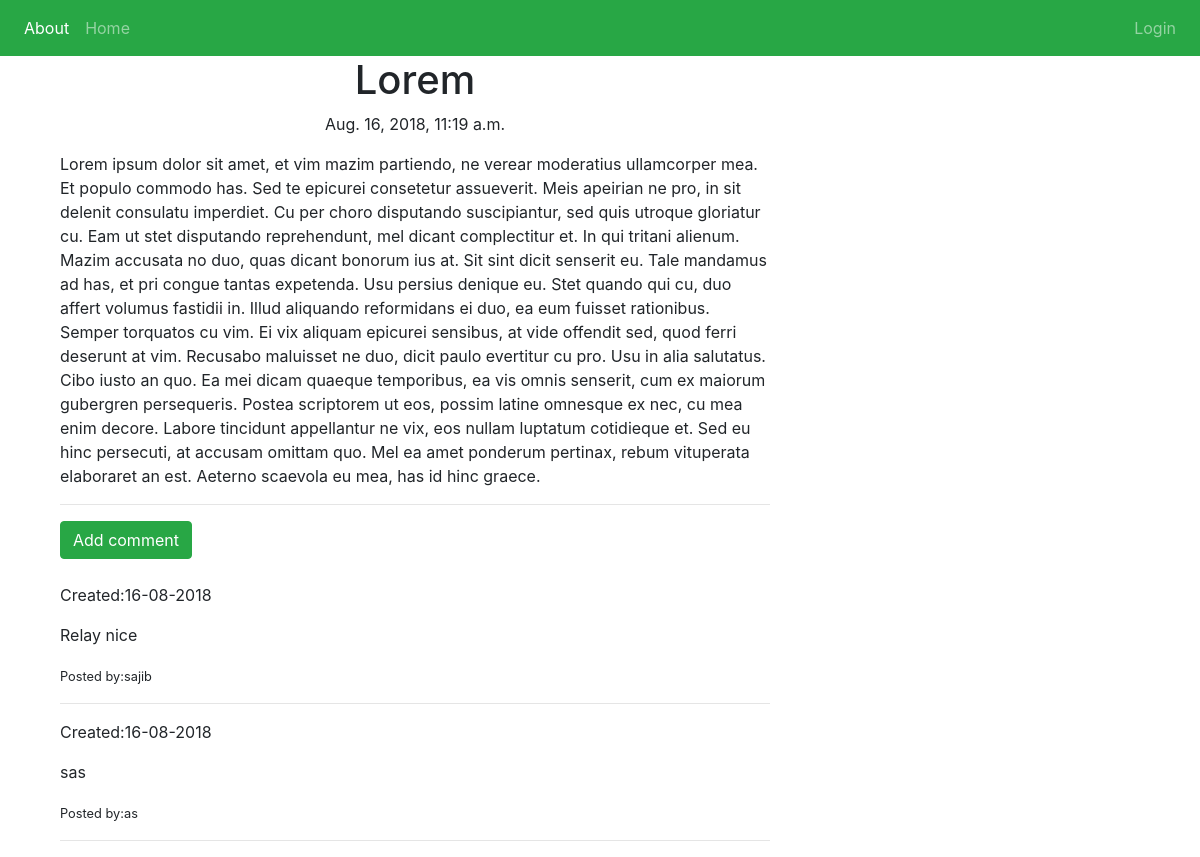
The page /detail/2/ on the database its author committed.
### apps/models.py (models this page shows, shortened)
class Post(models.Model):
    author=models.ForeignKey('auth.User',on_delete=models.CASCADE)
    title=models.CharField(max_length=100)
    text=models.TextField()
    create_date=models.DateTimeField(default=timezone.now)
    published_date=models.DateTimeField(blank=True,null=True)

class Comment(models.Model):
    post=models.ForeignKey('apps.Post',on_delete=models.CASCADE,related_name='comments')
    author=models.CharField(max_length=100)
    text=models.TextField()
    create_date=models.DateTimeField(default=timezone.now)
    approved_comment=models.BooleanField(default=False)

### apps/views.py (the view)
# urls.py: path('detail/<int:pk>/',views.PostDetail.as_view(),name='post_detail'),
class PostDetail(DetailView):
    model=Post

### apps/templates/apps/post_detail.html (shortened to what this page needs)
{% extends 'apps/base.html' %}
{% block content %}
<div class="detail-page">
  <h1><center>{{ post.title }}</center></h1>
  {% if post.published_date %}
  <center><p>{{ post.published_date }}</p></center>
  {% else %}
  <a class="btn btn-primary"href="{% url "post_publish" pk=post.pk %}">Publish</a>
  {% endif %}
  <p>{{ post.text|safe }}</p>
  <hr>
  <a class="btn btn-success "href="{% url "add_comment_to_post" pk=post.pk %}">Add comment</a><br><br>
  {% for comment in post.comments.all %}
    {% if user.is_authenticated or comment.approved_comment %}
    <p>Created:{{ comment.create_date|date:'d-m-Y'}}</p>
      <p>{{ comment.text|safe }}</p>
      <small>Posted by:{{comment.author}}</small>
      <hr>
    {% endif %}
  {% endfor %}
</div>
{% endblock %}

### templates/apps/base.html (shortened to what this page needs)
<!DOCTYPE html>
<html lang="en" dir="ltr">
  <head>
    <link rel="stylesheet" href="https://stackpath.bootstrapcdn.com/bootstrap/4.1.3/css/bootstrap.min.css">
    <link rel="stylesheet" href="//cdn.jsdelivr.net/medium-editor/latest/css/medium-editor.min.css" type="text/css" media="screen" charset="utf-8">
  </head>
  <body>
    <nav class="navbar navbar-expand-lg navbar-dark bg-success">
  <div class="collapse navbar-collapse" id="navbarTogglerDemo01">
    <ul class="navbar-nav mr-auto mt-2 mt-lg-0">
      <li class="nav-item active">
        <a class="nav-link" href="{%url 'about' %}">About <span class="sr-only">(current)</span></a>
      </li>
      <li class="nav-item">
        <a class="nav-link" href="{% url "post_list" %}">Home</a>
      </li>
    </ul>
    <ul class="navbar-nav">
      {% if user.is_authenticated %}
      <li class="nav-item">
        <a class="nav-link" href="{%url "post_new" %}">New Post</a>
      </li>
      <li class="nav-item">
        <a class="nav-link" href="{% url "post_draft_list" %}">Drafts</a>
      </li>
      <li class="nav-item">
        <a class="nav-link" href="{% url "logout" %}">Logout</a>
      </li>
      <li class="nav-item">
        <a class="nav-link" href="">Welcome_{{user.username}}</a>
      </li>
      {% else %}
      <li class="nav-item">
        <a class="nav-link" href="{% url "login" %}">Login</a>
      </li>
      {% endif %}
    </ul>
  </div>
</nav>
  <div class="container">
    <div class="col-md-8">
      {% block content %}
      {% endblock %}
    </div>
  </div>
  </body>
</html>

### rows shown on the page
Post: title "Lorem", published_date "Aug. 16, 2018, 11:19 a.m.", text "Lorem ipsum dolor sit amet, et vim mazim partiendo, ne verear moderatius ullamcorper mea. Et populo commodo has. Sed te epicurei consetetur assueverit. Meis apeirian ne pro, in sit delenit consulatu imperdiet. Cu per choro disputando suscipiantur, sed quis utroque gloriatur cu. Eam ut stet disputando reprehendunt, mel dicant complectitur et. In qui tritani alienum. Mazim accusata no duo, quas dicant bonorum ius at. Sit sint dicit senserit eu. Tale mandamus ad has, et pri congue tantas expetenda. Usu persius denique eu. Stet quando qui cu, duo affert volumus fastidii in. Illud aliquando reformidans ei duo, ea eum fuisset rationibus. Semper torquatos cu vim. Ei vix aliquam epicurei sensibus,…"
Comment: create_date "16-08-2018", text "Relay nice", author "sajib"
Comment: create_date "16-08-2018", text "sas", author "as"
